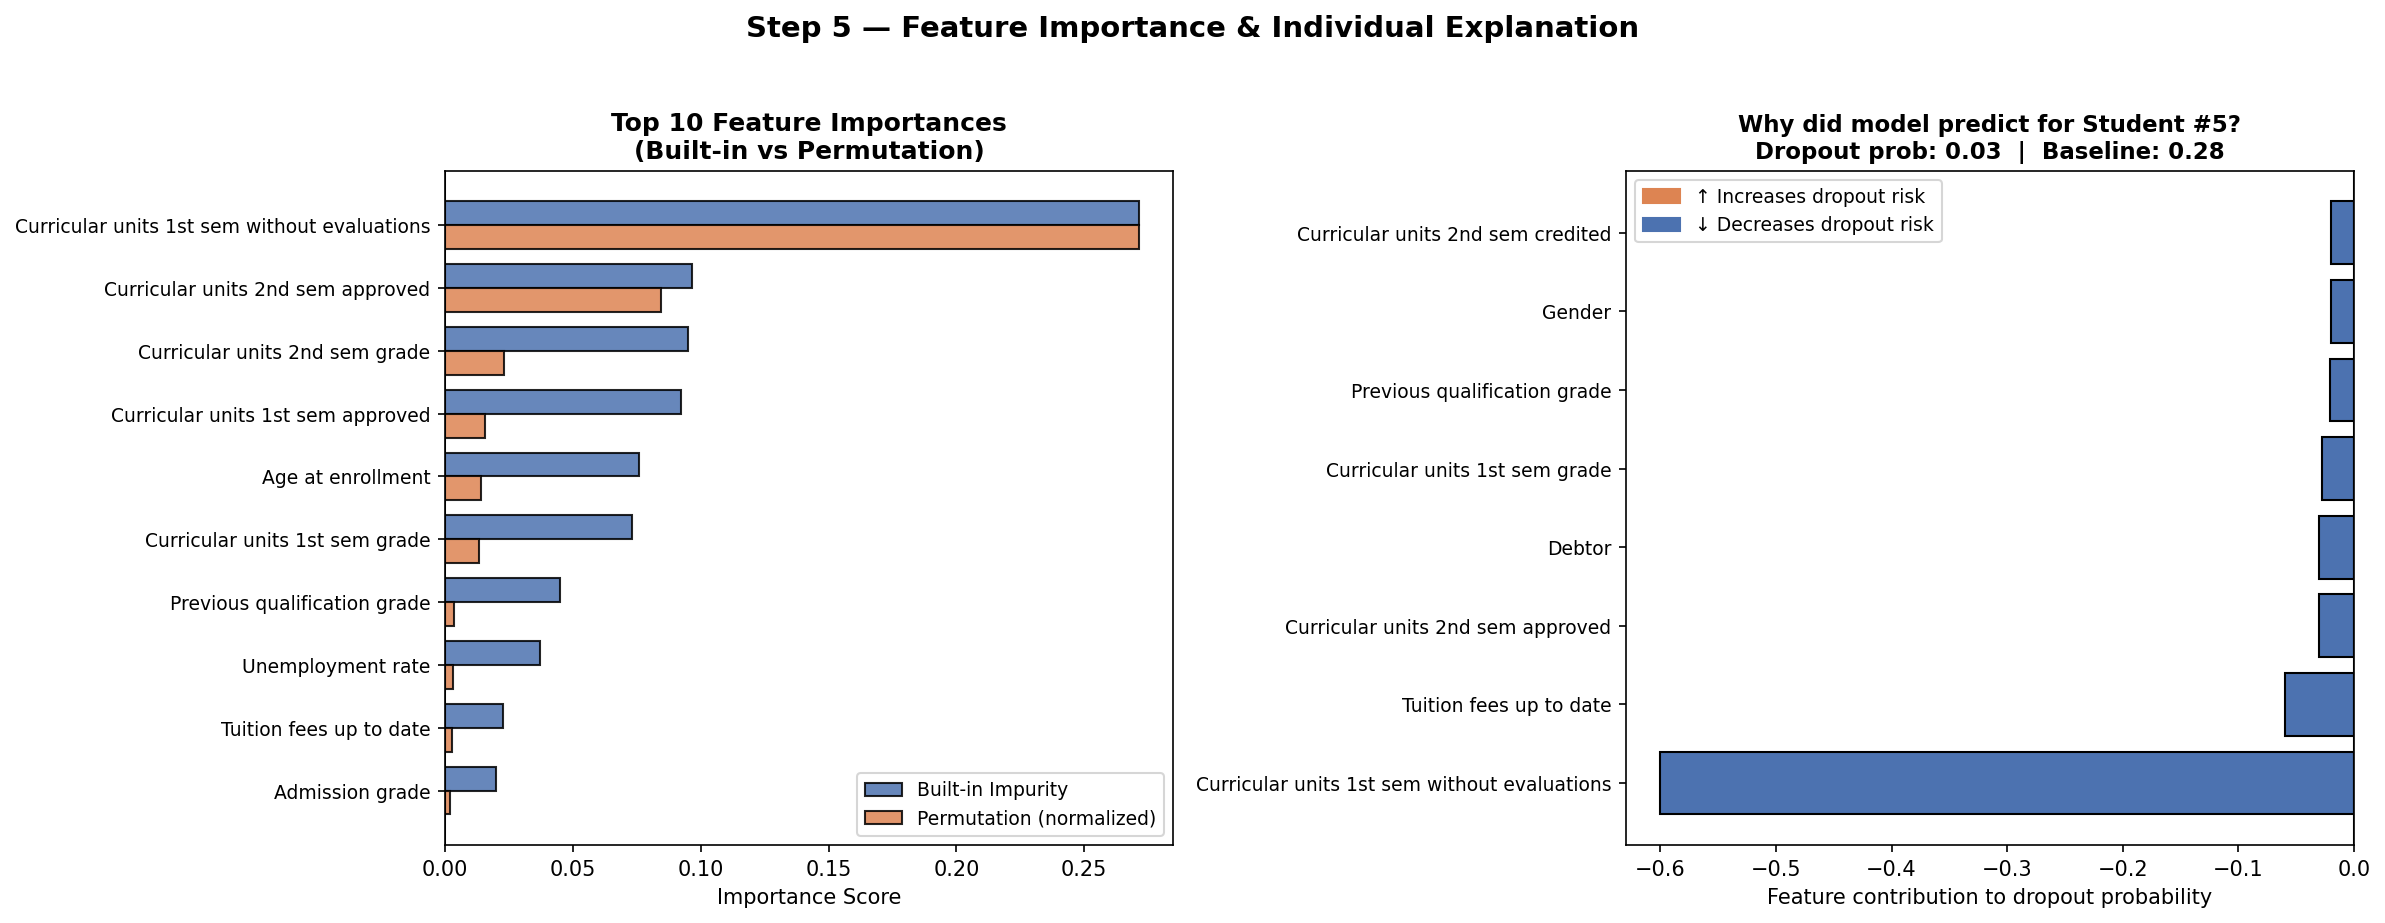

Recreate this plot in Python.
# =============================================================================
# STEP 5: FEATURE IMPORTANCE + SHAP-STYLE ANALYSIS
# =============================================================================
# Two ways to understand WHICH features drive predictions:
#
# 1. Built-in Impurity Importance (fast, slightly biased toward high-cardinality)
#    → Comes free with Random Forest
#
# 2. Permutation Importance (unbiased, slower)
#    → Shuffle one feature at a time, measure accuracy drop
#    → Big drop = feature was important
#    → This is the same principle as SHAP's global feature importance
#
# 3. Individual Explanation (SHAP-style waterfall)
#    → For ONE student, show which features pushed the prediction up/down
#    → We use the model's decision path in trees to compute this
#    → On your machine: pip install shap → use shap.TreeExplainer for full SHAP
# =============================================================================

import numpy as np
import pandas as pd
import matplotlib.pyplot as plt
import matplotlib.patches as mpatches
import pickle
from sklearn.inspection import permutation_importance

with open("models/best_random_forest.pkl", "rb") as f:
    model = pickle.load(f)

X_test = np.load("data/X_test.npy")
y_test = np.load("data/y_test.npy")
feature_names = pd.read_csv("data/feature_names.csv").iloc[:, 0].tolist()

TOP_N = 10

# ── 1. Built-in Impurity Importance ──────────────────────────────────────────
imp     = model.feature_importances_
idx     = np.argsort(imp)[::-1][:TOP_N]
top_names = [feature_names[i] for i in idx]
top_vals  = imp[idx]

print("Top 10 features (built-in importance):")
for r, (n, v) in enumerate(zip(top_names, top_vals), 1):
    print(f"  {r:2d}. {n:<45s} {v:.4f}")

# ── 2. Permutation Importance ─────────────────────────────────────────────────
print("\nComputing permutation importance (may take ~20s)...")
perm = permutation_importance(model, X_test, y_test,
                               n_repeats=10, random_state=42, n_jobs=-1)
perm_idx  = np.argsort(perm.importances_mean)[::-1][:TOP_N]
perm_names = [feature_names[i] for i in perm_idx]
perm_means = perm.importances_mean[perm_idx]
perm_stds  = perm.importances_std[perm_idx]
print("Done.")

# ── 3. Individual SHAP-style explanation ──────────────────────────────────────
# Use predict_proba differences to approximate feature contributions
# (on real project: shap.TreeExplainer gives exact SHAP values)
student_idx = 5   # pick a student predicted as Dropout
student     = X_test[[student_idx]]
base_prob   = model.predict_proba(X_test)[:, 1].mean()  # baseline: mean dropout prob
student_prob = model.predict_proba(student)[0, 1]

contributions = []
for fi in range(len(feature_names)):
    perturbed = student.copy()
    perturbed[0, fi] = 0.0   # zero out feature
    new_prob = model.predict_proba(perturbed)[0, 1]
    contributions.append(student_prob - new_prob)

contributions = np.array(contributions)
top8_idx = np.argsort(np.abs(contributions))[-8:]
print(f"\nStudent #{student_idx} — Predicted dropout probability: {student_prob:.2f}")
print(f"Model predicted: {'Dropout' if student_prob > 0.5 else 'Graduate'}")

# ── PLOTS ─────────────────────────────────────────────────────────────────────
fig, axes = plt.subplots(1, 2, figsize=(16, 6))

# Plot 1: Built-in vs Permutation Importance
x     = np.arange(TOP_N)
width = 0.38
axes[0].barh(x + width/2, top_vals[::-1], width,
             color="#4C72B0", label="Built-in Impurity", edgecolor="black", alpha=0.85)

# Normalize perm importance to same scale for comparison
perm_norm = perm_means[::-1] / (perm_means.max() / top_vals.max())
axes[0].barh(x - width/2, perm_norm, width,
             color="#DD8452", label="Permutation (normalized)", edgecolor="black", alpha=0.85)

axes[0].set_yticks(x)
axes[0].set_yticklabels(top_names[::-1], fontsize=9)
axes[0].set_xlabel("Importance Score")
axes[0].set_title(f"Top {TOP_N} Feature Importances\n(Built-in vs Permutation)",
                  fontsize=12, fontweight="bold")
axes[0].legend(fontsize=9)
axes[0].axvline(x=0, color="black", linewidth=0.5)

# Plot 2: Individual Student Explanation (SHAP-style waterfall)
sorted_top8 = top8_idx[np.argsort(contributions[top8_idx])]
vals  = contributions[sorted_top8]
names = [feature_names[i] for i in sorted_top8]
colors_bar = ["#DD8452" if v > 0 else "#4C72B0" for v in vals]

axes[1].barh(range(8), vals, color=colors_bar, edgecolor="black")
axes[1].set_yticks(range(8))
axes[1].set_yticklabels(names, fontsize=9)
axes[1].axvline(x=0, color="black", linewidth=1)
axes[1].set_xlabel("Feature contribution to dropout probability")
axes[1].set_title(
    f"Why did model predict for Student #{student_idx}?\n"
    f"Dropout prob: {student_prob:.2f}  |  Baseline: {base_prob:.2f}",
    fontsize=11, fontweight="bold")
axes[1].legend(handles=[
    mpatches.Patch(color="#DD8452", label="↑ Increases dropout risk"),
    mpatches.Patch(color="#4C72B0", label="↓ Decreases dropout risk"),
], fontsize=9)

plt.suptitle("Step 5 — Feature Importance & Individual Explanation",
             fontsize=14, fontweight="bold", y=1.02)
plt.tight_layout()
plt.savefig("plots/step5_feature_importance.png", dpi=150, bbox_inches="tight")
plt.close()
print("Plot saved → plots/step5_feature_importance.png")

print("\nTop 8 drivers for Student #{}: ".format(student_idx))
for i in reversed(sorted_top8):
    direction = "↑ risk" if contributions[i] > 0 else "↓ risk"
    print(f"  {feature_names[i]:<45s}  contribution={contributions[i]:+.3f}  {direction}")
